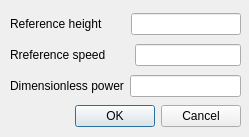
<?xml version="1.0" encoding="UTF-8"?>
<ui version="4.0">
 <class>MeanWindPowerProfilDialog</class>
 <widget class="QDialog" name="MeanWindPowerProfilDialog">
  <property name="geometry">
   <rect>
    <x>0</x>
    <y>0</y>
    <width>249</width>
    <height>137</height>
   </rect>
  </property>
  <property name="windowTitle">
   <string>Power Profil</string>
  </property>
  <widget class="QDialogButtonBox" name="buttonBox">
   <property name="geometry">
    <rect>
     <x>-100</x>
     <y>100</y>
     <width>341</width>
     <height>32</height>
    </rect>
   </property>
   <property name="orientation">
    <enum>Qt::Horizontal</enum>
   </property>
   <property name="standardButtons">
    <set>QDialogButtonBox::Cancel|QDialogButtonBox::Ok</set>
   </property>
  </widget>
  <widget class="QWidget" name="verticalLayoutWidget">
   <property name="geometry">
    <rect>
     <x>10</x>
     <y>10</y>
     <width>231</width>
     <height>91</height>
    </rect>
   </property>
   <layout class="QVBoxLayout" name="verticalLayout_2">
    <item>
     <layout class="QHBoxLayout" name="horizontalLayout_7">
      <item>
       <widget class="QLabel" name="labelReferenceHeight">
        <property name="text">
         <string>Reference height       </string>
        </property>
       </widget>
      </item>
      <item>
       <widget class="QLineEdit" name="lineEditReferenceHeight"/>
      </item>
     </layout>
    </item>
    <item>
     <layout class="QHBoxLayout" name="horizontalLayout_8">
      <item>
       <widget class="QLabel" name="labelReferenceSpeed">
        <property name="text">
         <string>Rreference speed       </string>
        </property>
       </widget>
      </item>
      <item>
       <widget class="QLineEdit" name="lineEditReferenceSpeed"/>
      </item>
     </layout>
    </item>
    <item>
     <layout class="QHBoxLayout" name="horizontalLayout_9">
      <item>
       <widget class="QLabel" name="labelDimensionlessPower">
        <property name="text">
         <string>Dimensionless power</string>
        </property>
       </widget>
      </item>
      <item>
       <widget class="QLineEdit" name="lineEditDimensionlessPower"/>
      </item>
     </layout>
    </item>
   </layout>
  </widget>
 </widget>
 <resources/>
 <connections>
  <connection>
   <sender>buttonBox</sender>
   <signal>accepted()</signal>
   <receiver>MeanWindPowerProfilDialog</receiver>
   <slot>accept()</slot>
   <hints>
    <hint type="sourcelabel">
     <x>248</x>
     <y>254</y>
    </hint>
    <hint type="destinationlabel">
     <x>157</x>
     <y>274</y>
    </hint>
   </hints>
  </connection>
  <connection>
   <sender>buttonBox</sender>
   <signal>rejected()</signal>
   <receiver>MeanWindPowerProfilDialog</receiver>
   <slot>reject()</slot>
   <hints>
    <hint type="sourcelabel">
     <x>316</x>
     <y>260</y>
    </hint>
    <hint type="destinationlabel">
     <x>286</x>
     <y>274</y>
    </hint>
   </hints>
  </connection>
 </connections>
</ui>
